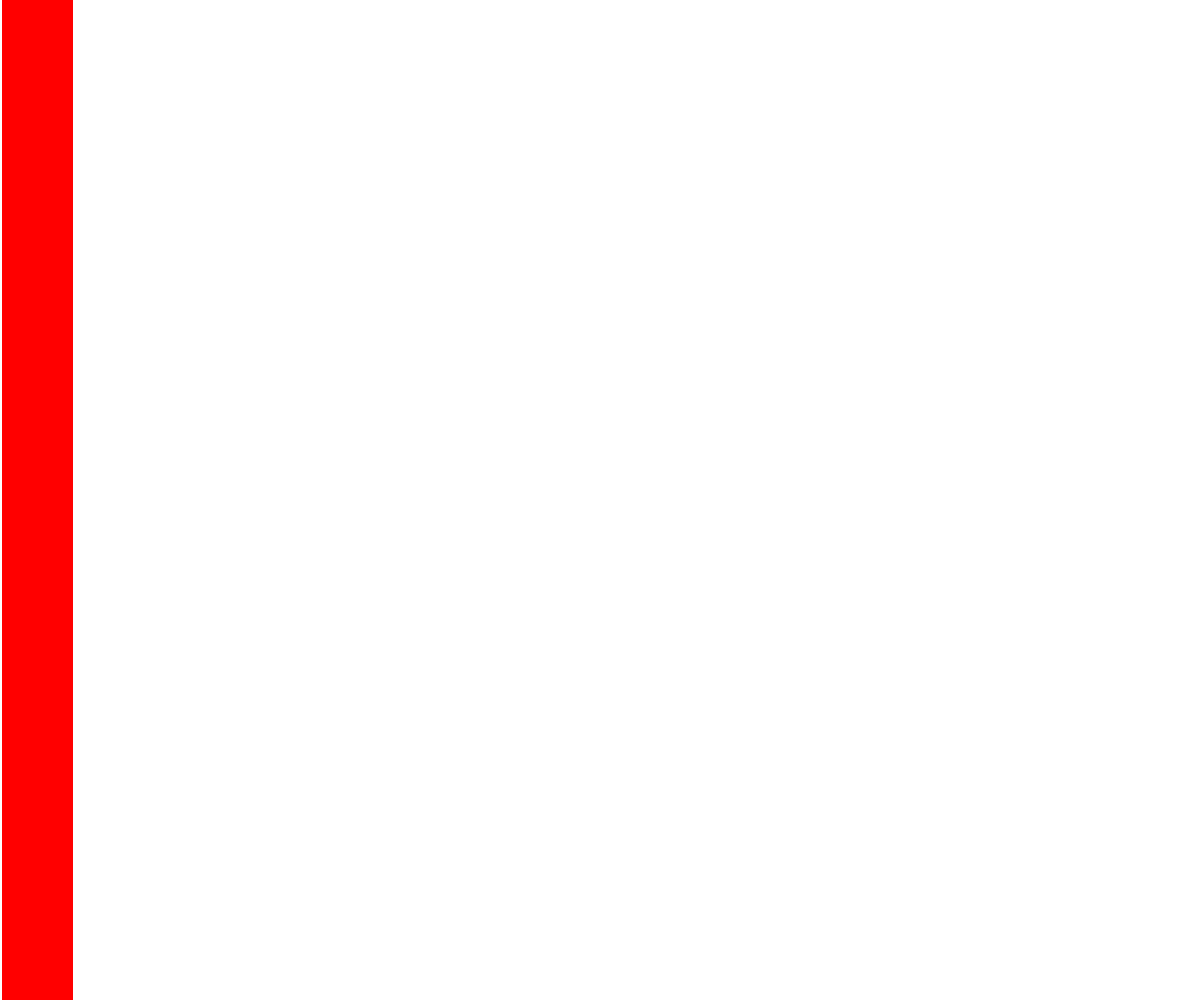
Frame 1 (no input)
Frame 60 (no input): identical to frame 1, image omitted
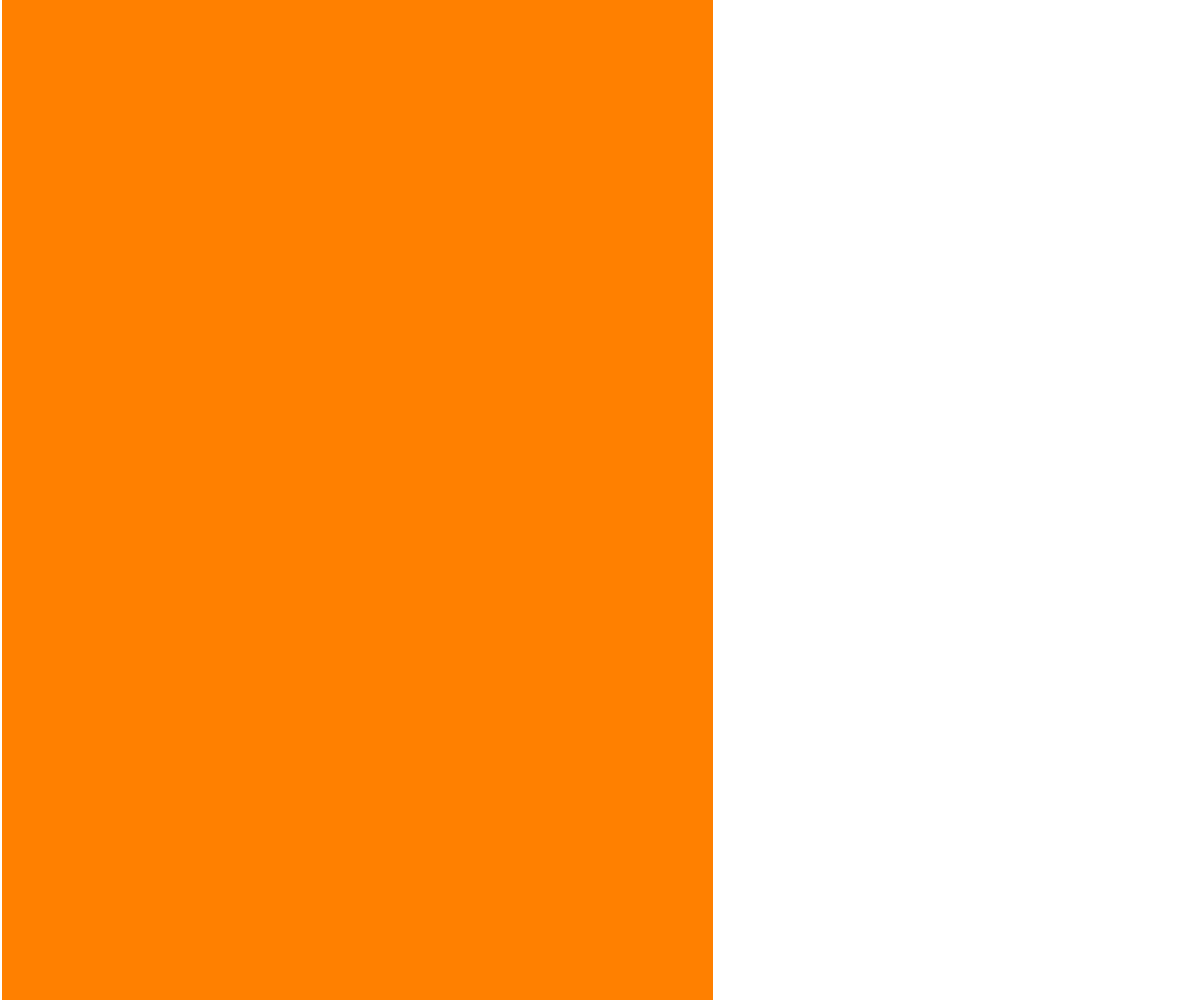
Frame 120 (the mouse pressed at the canvas centre since frame 60)

The p5.js sketch that drew these frames (run headless with seeded random() and noise() and a simulated clock; from frame 60 on, the mouse is pressed at the canvas centre):

// p5.js sketch
// ── sketch.js
let max_distance;

function setup() {
  createCanvas(windowWidth, windowHeight);
  noStroke();
  //max_distance = dist(0, 0, width, height);
}

function draw() {
  //background(0);
  //setting the dist between circles
  for (let i = 0; i <= width; i += 20) {
    for (let j = 0; j <= height; j += 20) {
      //changing size as the mouse moves
      let size = dist(mouseX, mouseY, 50, 50);
      //resetting the size to a small integer
      //size = (size / max_distance) * 700;
      //changes mouseX limits from 0-710 to 0-255
      let c = map(mouseX, 0, width, 0, 255);
      fill(255, c, 0)
      rect(2, i, size, size);
    }
  }
}
